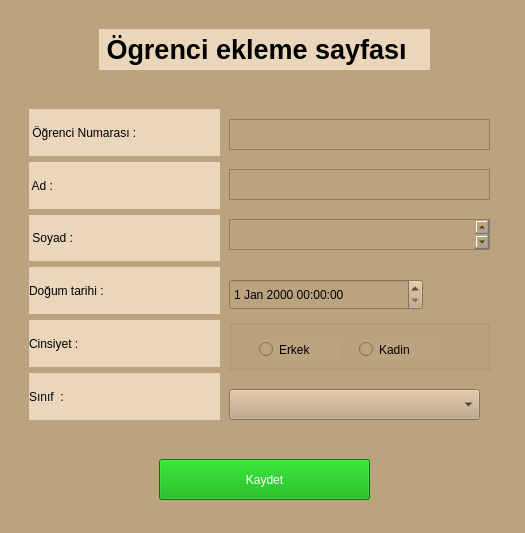
<?xml version="1.0" encoding="UTF-8"?>
<ui version="4.0">
 <class>addStudent</class>
 <widget class="QMainWindow" name="addStudent">
  <property name="geometry">
   <rect>
    <x>0</x>
    <y>0</y>
    <width>525</width>
    <height>533</height>
   </rect>
  </property>
  <property name="windowTitle">
   <string>Ögrenci ekleme sayfası</string>
  </property>
  <widget class="QWidget" name="centralwidget">
   <widget class="QWidget" name="widget" native="true">
    <property name="geometry">
     <rect>
      <x>-1</x>
      <y>-1</y>
      <width>801</width>
      <height>601</height>
     </rect>
    </property>
    <property name="styleSheet">
     <string notr="true">background-color: rgb(188, 163, 127);</string>
    </property>
    <widget class="QWidget" name="verticalLayoutWidget">
     <property name="geometry">
      <rect>
       <x>30</x>
       <y>110</y>
       <width>191</width>
       <height>311</height>
      </rect>
     </property>
     <layout class="QVBoxLayout" name="verticalLayout">
      <item>
       <widget class="QLabel" name="label_3">
        <property name="styleSheet">
         <string notr="true">font: 75 14pt &quot;MS Shell Dlg 2&quot;;
background-color: rgb(234, 215, 187);</string>
        </property>
        <property name="text">
         <string> Öğrenci Numarası :</string>
        </property>
       </widget>
      </item>
      <item>
       <widget class="QLabel" name="label">
        <property name="styleSheet">
         <string notr="true">background-color: rgb(234, 215, 187);
font: 75 14pt &quot;MS Shell Dlg 2&quot;;</string>
        </property>
        <property name="text">
         <string> Ad :</string>
        </property>
       </widget>
      </item>
      <item>
       <widget class="QLabel" name="label_2">
        <property name="styleSheet">
         <string notr="true">font: 75 14pt &quot;MS Shell Dlg 2&quot;;
background-color: rgb(234, 215, 187);</string>
        </property>
        <property name="text">
         <string> Soyad :</string>
        </property>
       </widget>
      </item>
      <item>
       <widget class="QLabel" name="label_4">
        <property name="styleSheet">
         <string notr="true">font: 75 14pt &quot;MS Shell Dlg 2&quot;;
background-color: rgb(234, 215, 187);</string>
        </property>
        <property name="text">
         <string>Doğum tarihi :</string>
        </property>
       </widget>
      </item>
      <item>
       <widget class="QLabel" name="label_5">
        <property name="styleSheet">
         <string notr="true">font: 75 14pt &quot;MS Shell Dlg 2&quot;;
background-color: rgb(234, 215, 187);</string>
        </property>
        <property name="text">
         <string>Cinsiyet :</string>
        </property>
       </widget>
      </item>
      <item>
       <widget class="QLabel" name="label_6">
        <property name="styleSheet">
         <string notr="true">font: 75 14pt &quot;MS Shell Dlg 2&quot;;
background-color: rgb(234, 215, 187);</string>
        </property>
        <property name="text">
         <string>Sınıf  :</string>
        </property>
       </widget>
      </item>
     </layout>
    </widget>
    <widget class="QTextEdit" name="student_number_text">
     <property name="geometry">
      <rect>
       <x>230</x>
       <y>120</y>
       <width>261</width>
       <height>31</height>
      </rect>
     </property>
     <property name="font">
      <font>
       <pointsize>12</pointsize>
       <weight>75</weight>
       <bold>true</bold>
      </font>
     </property>
    </widget>
    <widget class="QTextEdit" name="student_name_text">
     <property name="geometry">
      <rect>
       <x>230</x>
       <y>170</y>
       <width>261</width>
       <height>31</height>
      </rect>
     </property>
     <property name="font">
      <font>
       <pointsize>12</pointsize>
       <weight>75</weight>
       <bold>true</bold>
      </font>
     </property>
    </widget>
    <widget class="QTextEdit" name="student_surname_text">
     <property name="geometry">
      <rect>
       <x>230</x>
       <y>220</y>
       <width>261</width>
       <height>31</height>
      </rect>
     </property>
     <property name="font">
      <font>
       <pointsize>14</pointsize>
       <weight>75</weight>
       <bold>true</bold>
      </font>
     </property>
    </widget>
    <widget class="QDateTimeEdit" name="dateTimeEdit">
     <property name="geometry">
      <rect>
       <x>230</x>
       <y>280</y>
       <width>194</width>
       <height>31</height>
      </rect>
     </property>
     <property name="styleSheet">
      <string notr="true">font: 75 14pt &quot;MS Shell Dlg 2&quot;;</string>
     </property>
    </widget>
    <widget class="QComboBox" name="comboBox">
     <property name="geometry">
      <rect>
       <x>230</x>
       <y>390</y>
       <width>251</width>
       <height>31</height>
      </rect>
     </property>
    </widget>
    <widget class="QPushButton" name="add_btn">
     <property name="geometry">
      <rect>
       <x>160</x>
       <y>460</y>
       <width>211</width>
       <height>41</height>
      </rect>
     </property>
     <property name="styleSheet">
      <string notr="true">background-color: rgb(0, 170, 0);
color: rgb(255, 255, 255);
font: 75 22pt &quot;MS Shell Dlg 2&quot;;
</string>
     </property>
     <property name="text">
      <string>Kaydet</string>
     </property>
    </widget>
    <widget class="QGroupBox" name="groupBox">
     <property name="geometry">
      <rect>
       <x>230</x>
       <y>320</y>
       <width>261</width>
       <height>51</height>
      </rect>
     </property>
     <property name="title">
      <string/>
     </property>
     <widget class="QRadioButton" name="erkek">
      <property name="geometry">
       <rect>
        <x>30</x>
        <y>20</y>
        <width>82</width>
        <height>21</height>
       </rect>
      </property>
      <property name="styleSheet">
       <string notr="true">font: 75 18pt &quot;MS Shell Dlg 2&quot;;</string>
      </property>
      <property name="text">
       <string>Erkek</string>
      </property>
     </widget>
     <widget class="QRadioButton" name="kadin">
      <property name="geometry">
       <rect>
        <x>130</x>
        <y>20</y>
        <width>82</width>
        <height>21</height>
       </rect>
      </property>
      <property name="styleSheet">
       <string notr="true">font: 75 18pt &quot;MS Shell Dlg 2&quot;;</string>
      </property>
      <property name="text">
       <string>Kadin</string>
      </property>
     </widget>
    </widget>
    <widget class="QLabel" name="mesaje">
     <property name="geometry">
      <rect>
       <x>520</x>
       <y>480</y>
       <width>261</width>
       <height>81</height>
      </rect>
     </property>
     <property name="font">
      <font>
       <family>MS Shell Dlg 2</family>
       <pointsize>14</pointsize>
       <weight>9</weight>
       <italic>false</italic>
       <bold>false</bold>
      </font>
     </property>
     <property name="styleSheet">
      <string notr="true">font: 75 14pt &quot;MS Shell Dlg 2&quot;;</string>
     </property>
     <property name="text">
      <string/>
     </property>
    </widget>
    <widget class="QWidget" name="widget_2" native="true">
     <property name="geometry">
      <rect>
       <x>100</x>
       <y>30</y>
       <width>331</width>
       <height>41</height>
      </rect>
     </property>
     <property name="styleSheet">
      <string notr="true">background-color: rgb(234, 215, 187);</string>
     </property>
     <widget class="QLabel" name="label_7">
      <property name="geometry">
       <rect>
        <x>0</x>
        <y>0</y>
        <width>321</width>
        <height>41</height>
       </rect>
      </property>
      <property name="font">
       <font>
        <pointsize>20</pointsize>
        <weight>75</weight>
        <bold>true</bold>
       </font>
      </property>
      <property name="text">
       <string> Ögrenci ekleme sayfası</string>
      </property>
     </widget>
    </widget>
   </widget>
  </widget>
 </widget>
 <resources/>
 <connections/>
</ui>
